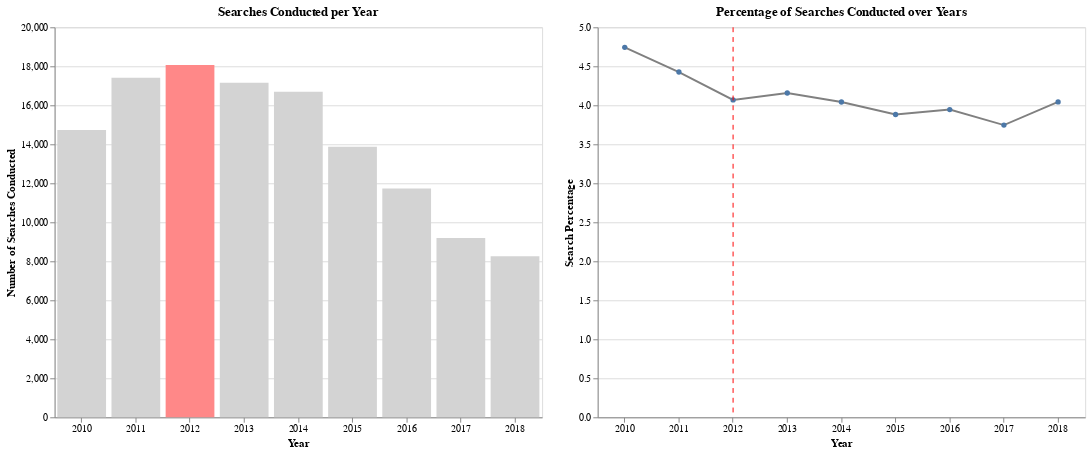

Write notebook code for a chart like this one.
### Markdown cell above
#### *Ananlysis of Searches Conducted and Contrabands Seized*

### Code cell
drop_null_df['is_search_conducted'] = drop_null_df['search_conducted'].astype(int)

seaches_made = drop_null_df.groupby('year')['is_search_conducted'].sum().reset_index(name='counts')
seaches_made['category'] = 'Search Conducted'

bar_chart = alt.Chart(seaches_made).mark_bar().encode(
    x=alt.X('year:O', title= 'Year', axis=alt.Axis(labelAngle=0)),
    y=alt.Y('counts:Q', axis=alt.Axis(title='Number of Searches Conducted')),
    color=alt.condition(
        alt.datum.year == '2012',
        alt.value('#f88'),
        alt.value('lightgray')
    ),
).properties(
    title = 'Searches Conducted per Year',
    width=500,
    height=400
)

total_stops = drop_null_df.groupby('year').size().reset_index(name='total_counts')
ratio_data = seaches_made.copy(deep = True)
ratio_data['total_counts'] = total_stops['total_counts']
ratio_data['percentage'] = ratio_data['counts']*100 / ratio_data['total_counts']

line_chart = alt.Chart(ratio_data).mark_line(point=True, color = 'gray').encode(
    x=alt.X('year:O', title= 'Year', axis=alt.Axis(labelAngle=0)),
    y=alt.Y('percentage:Q', axis=alt.Axis(title='Search Percentage'))
).properties(
    title = 'Percentage of Searches Conducted over Years',
    width=500,
    height=400
)

ref_years_df = pd.DataFrame({'Year': ['2012']})

ref_lines = alt.Chart(ref_years_df).mark_rule(color='red', strokeWidth=1, strokeDash=[5, 5]).encode(
    x='Year:O',
).properties(
    width=500,
    height=400
)

final_chart = (line_chart + ref_lines).properties(
    width=500,
    height=400
)

bar_chart | final_chart

### Figure 1 — Vega-Lite specification as saved in the notebook (floating-point values rounded to 4 significant figures)
{"config": {"view": {"continuousWidth": 300, "continuousHeight": 300}}, "hconcat": [{"data": {"name": "data-706d77b7ef276ca858ca7b078a3748dd"}, "mark": {"type": "bar"}, "encoding": {"color": {"condition": {"test": "(datum.year === '2012')", "value": "#f88"}, "value": "lightgray"}, "x": {"axis": {"labelAngle": 0}, "field": "year", "title": "Year", "type": "ordinal"}, "y": {"axis": {"title": "Number of Searches Conducted"}, "field": "counts", "type": "quantitative"}}, "height": 400, "title": "Searches Conducted per Year", "width": 500}, {"layer": [{"data": {"name": "data-a7a863b6852d151c0c4adcfe2a34a6c5"}, "mark": {"type": "line", "color": "gray", "point": true}, "encoding": {"x": {"axis": {"labelAngle": 0}, "field": "year", "title": "Year", "type": "ordinal"}, "y": {"axis": {"title": "Search Percentage"}, "field": "percentage", "type": "quantitative"}}, "title": "Percentage of Searches Conducted over Years"}, {"data": {"name": "data-43957ff1e715a980ad0a2ef3479b9cc3"}, "mark": {"type": "rule", "color": "red", "strokeDash": [5, 5], "strokeWidth": 1}, "encoding": {"x": {"field": "Year", "type": "ordinal"}}}], "height": 400, "width": 500}], "$schema": "https://vega.github.io/schema/vega-lite/v5.8.0.json", "datasets": {"data-706d77b7ef276ca858ca7b078a3748dd": [{"year": "2010", "counts": 14732, "category": "Search Conducted"}, {"year": "2011", "counts": 17407, "category": "Search Conducted"}, {"year": "2012", "counts": 18071, "category": "Search Conducted"}, {"year": "2013", "counts": 17159, "category": "Search Conducted"}, {"year": "2014", "counts": 16699, "category": "Search Conducted"}, {"year": "2015", "counts": 13869, "category": "Search Conducted"}, {"year": "2016", "counts": 11728, "category": "Search Conducted"}, {"year": "2017", "counts": 9200, "category": "Search Conducted"}, {"year": "2018", "counts": 8257, "category": "Search Conducted"}], "data-a7a863b6852d151c0c4adcfe2a34a6c5": [{"year": "2010", "counts": 14732, "category": "Search Conducted", "total_counts": 310622, "percentage": 4.743}, {"year": "2011", "counts": 17407, "category": "Search Conducted", "total_counts": 393248, "percentage": 4.426}, {"year": "2012", "counts": 18071, "category": "Search Conducted", "total_counts": 444146, "percentage": 4.069}, {"year": "2013", "counts": 17159, "category": "Search Conducted", "total_counts": 412695, "percentage": 4.158}, {"year": "2014", "counts": 16699, "category": "Search Conducted", "total_counts": 413114, "percentage": 4.042}, {"year": "2015", "counts": 13869, "category": "Search Conducted", "total_counts": 357261, "percentage": 3.882}, {"year": "2016", "counts": 11728, "category": "Search Conducted", "total_counts": 297248, "percentage": 3.946}, {"year": "2017", "counts": 9200, "category": "Search Conducted", "total_counts": 245565, "percentage": 3.746}, {"year": "2018", "counts": 8257, "category": "Search Conducted", "total_counts": 204217, "percentage": 4.043}], "data-43957ff1e715a980ad0a2ef3479b9cc3": [{"Year": "2012"}]}}
